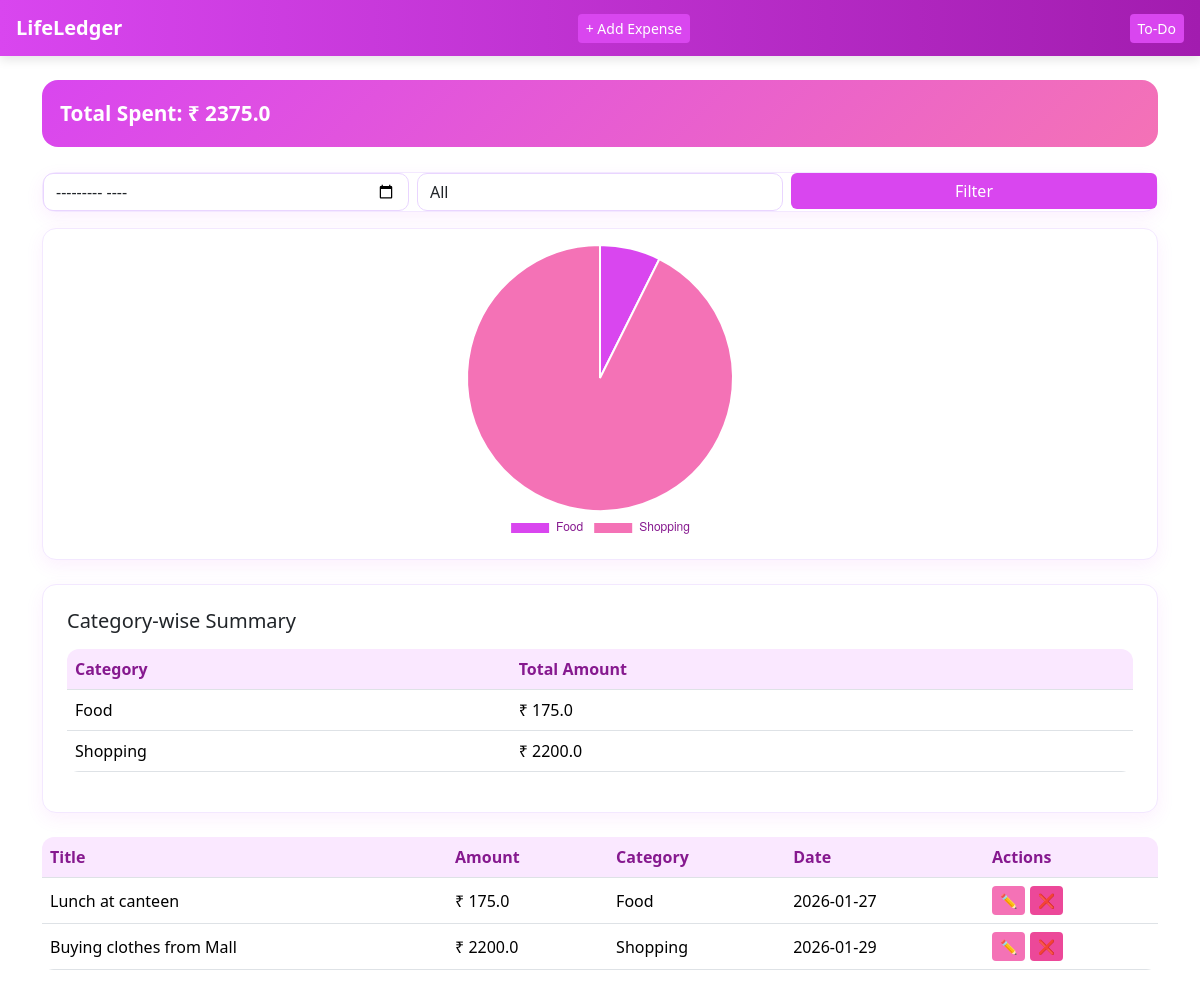
Before: / with the older database file.
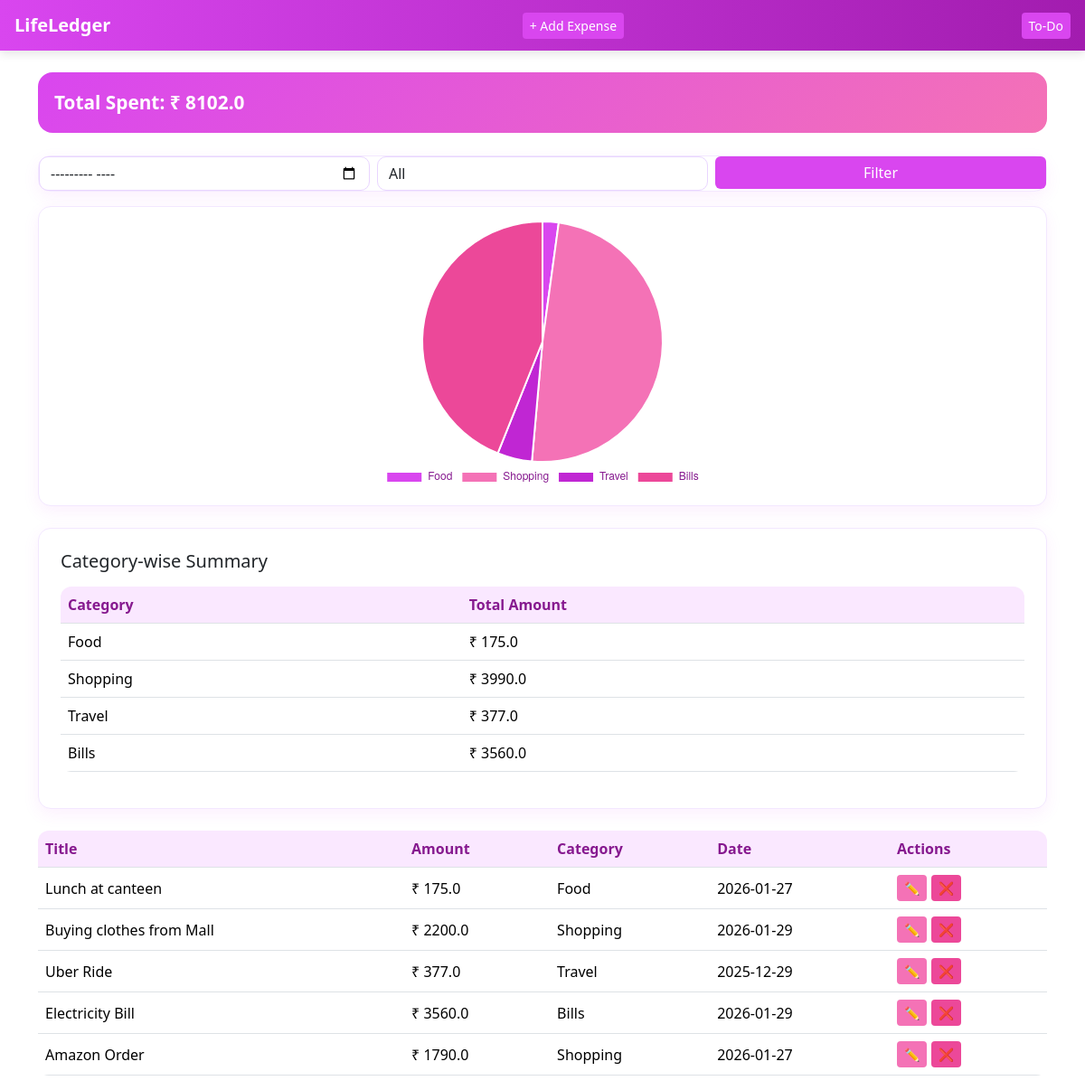
After: the same page with the newer database file.
### tables this page shows
CREATE TABLE expenses (
            id INTEGER PRIMARY KEY AUTOINCREMENT,
            title TEXT NOT NULL,
            amount REAL NOT NULL,
            category TEXT NOT NULL,
            date TEXT NOT NULL
        );

### app.py (the view)
@app.route("/")
def index():
    conn = db()
    expenses = conn.execute("SELECT * FROM expenses").fetchall()
    total = sum(e["amount"] for e in expenses)
    summary = {}
    for e in expenses:
        summary[e["category"]] = summary.get(e["category"], 0) + e["amount"]
    return render_template(
        "dashboard.html",
        expenses=expenses,
        total=total,
        summary=summary
    )

### app.py (called while the page is built)
def db():
    conn = sqlite3.connect("database.db")
    conn.row_factory = sqlite3.Row
    return conn

### templates/dashboard.html (shortened to what this page needs)
{% extends "base.html" %}
{% block content %}
<div class="total-box">
  Total Spent: ₹ {{ total }}
</div>
<div class="filter-box mb-3">
<form class="row g-2">
  <div class="col-md-4">
    <input type="month" name="month" class="form-control">
  </div>
  <div class="col-md-4">
    <select name="category" class="form-control">
      <option value="">All</option>
    </select>
  </div>
  <div class="col-md-4">
    <button class="btn btn-primary w-100">Filter</button>
  </div>
</form>
</div>
<div class="card mb-4 chart-box">
  <canvas id="chart" width="300" height="300"></canvas>
</div>
<div class="card p-4 mb-4">
  <h5 class="mb-3">Category-wise Summary</h5>
  <table class="table">
    <thead>
      <tr>
        <th>Category</th>
        <th>Total Amount</th>
      </tr>
    </thead>
    <tbody>
      {% for cat, amt in summary.items() %}
      <tr>
        <td>{{ cat }}</td>
        <td>₹ {{ amt }}</td>
      </tr>
      {% endfor %}
    </tbody>
  </table>
</div>
<table class="table table-hover">
<tr>
  <th>Title</th>
  <th>Amount</th>
  <th>Category</th>
  <th>Date</th>
  <th>Actions</th>
</tr>
{% for e in expenses %}
<tr>
  <td>{{ e.title }}</td>
  <td>₹ {{ e.amount }}</td>
  <td>{{ e.category }}</td>
  <td>{{ e.date }}</td>
  <td>
    <a href="/edit/{{ e.id }}" class="btn btn-sm btn-warning">✏️</a>
    <a href="/delete/{{ e.id }}" class="btn btn-sm btn-danger"
       onclick="return confirm('Delete this expense?')">❌</a>
  </td>
</tr>
{% endfor %}
</table>
<script>
new Chart(document.getElementById('chart'), {
    type: 'pie',
    data: {
        labels: {{ summary.keys() | list | safe }},
        datasets: [{
            data: {{ summary.values() | list | safe }},
            backgroundColor: [
                '#d946ef', // magenta
                '#f472b6', // lighter magenta
                '#c026d3', // deep magenta
                '#ec4899', // pink-magenta
                '#a21caf'  // purple-magenta
            ],
            borderWidth: 2,
            borderColor: '#ffffff' // white border between slices
        }]
    },
    options: {
        responsive: true,
        maintainAspectRatio: false, // allows canvas to use fixed size
        plugins: {
            legend: {
                position: 'bottom',
                labels: {
                    color: '#86198f',
                    font: {
                        size: 12,
                        weight: '500'
                    }
                }
            }
        }
    }
});
</script>
{% endblock %}

### templates/base.html (shortened to what this page needs)
<!DOCTYPE html>
<html>
<head>
  <link href="https://cdn.jsdelivr.net/npm/bootstrap@5.3.2/dist/css/bootstrap.min.css" rel="stylesheet">
  <link rel="stylesheet" href="{{ url_for('static', filename='style.css') }}">
</head>
<body>
<nav class="navbar navbar-dark px-3">
  <span class="navbar-brand">LifeLedger</span>
  <a href="/add" class="btn btn-primary btn-sm">+ Add Expense</a>
  <a class="btn btn-primary btn-sm" href="/todo">To-Do</a>
</nav>
<div class="container mt-4">
  {% block content %}{% endblock %}
</div>
</body>
</html>

### static/style.css (style rules this page uses)
body { background: #ffffff; color: #1f2937; font-family: "Segoe UI", system-ui, sans-serif; }
.navbar { background: linear-gradient(90deg, #d946ef, #a21caf); box-shadow: 0 4px 10px rgba(0,0,0,0.1); }
.navbar-brand { font-weight: 600; color: white !important; }
.card, .filter-box { background: #ffffff; border-radius: 14px; border: 1px solid #f3e8ff; box-shadow: 0 6px 18px rgba(217,70,239,0.08); }
.form-control, select { border-radius: 10px; border: 1px solid #e9d5ff; }
.btn-primary { background: #d946ef; border: none; }
.btn-warning { background: #f472b6; border: none; color: white; }
.btn-danger { background: #ec4899; border: none; }
.table { background: white; border-radius: 12px; overflow: hidden; }
.table th { background: #fae8ff; color: #86198f; font-weight: 600; }
.table td { vertical-align: middle; }
.total-box { background: linear-gradient(135deg, #d946ef, #f472b6); color: white; padding: 18px; border-radius: 16px; font-size: 1.3rem; font-weight: 600; margin-bottom: 25px; }
.chart-box { display: flex; justify-content: center; align-items: center; padding: 15px; }

Changed rows visible on the page:
computed for expenses "Buying clothes from Mall": amount "2200.0" → "3990.0"
added expenses: category "Travel", amount "377.0", title "Uber Ride", date "2025-12-29"
added expenses: category "Bills", amount "3560.0", title "Electricity Bill", date "2026-01-29"
added expenses: title "Amazon Order", amount "1790.0", category "Shopping", date "2026-01-27"
Other visible differences:
{{ total }}: "2375.0" → "8102.0"
chart data {{ summary.keys() | list | safe }}: ['Food', 'Shopping'] → ['Food', 'Shopping', 'Travel', 'Bills']
chart data {{ summary.values() | list | safe }}: [175.0, 2200.0] → [175.0, 3990.0, 377.0, 3560.0]
